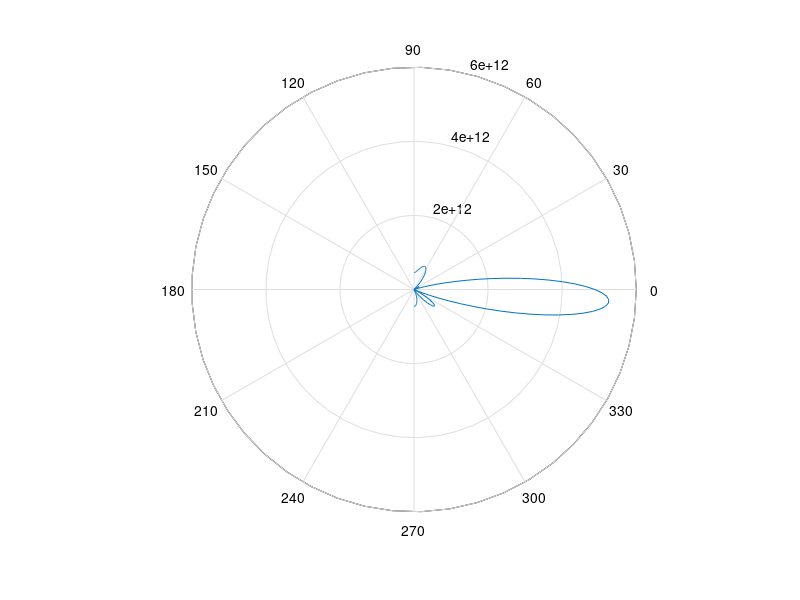

Write the MATLAB code that produced this figure.
N=5;
l=0.3;
d = l/2;

theta = 0/180*pi;
dphi = 2*pi*d*sin(theta)/l;

n = (0:N-1)';
s = exp(j*dphi*n);

y = s;


theta1 = 20/180*pi;
dphi1 = 2*pi*d*sin(theta1)/l;
s1 = exp(j*dphi1*n);
theta2 = 40/180*pi;
dphi2 = 2*pi*d*sin(theta2)/l;
s2 = exp(j*dphi2*n);
R = zeros(N);
K=1000;
for k=1:K
    a1 = randn(1) + j * randn(1);
    a2 = randn(1) + j * randn(1);
    nn = a1 *s1 + a2 * s2 + 0.001*(randn(N,1)+j*randn(N,1));
    R = R + nn * nn';
end
R = R/K;


y = s + s1 + s2;

theta = [-90:90]/180*pi;
for k=1:length(theta)
    dphi = 2*pi*d*sin(theta(k) )/l;
    s = exp(j*dphi*n);
    w = inv(R)*s;
    T(k) = abs(w'*y)^2;
    
    SNR(k) = s'*inv(R)*s;
end
polar(theta,T)
